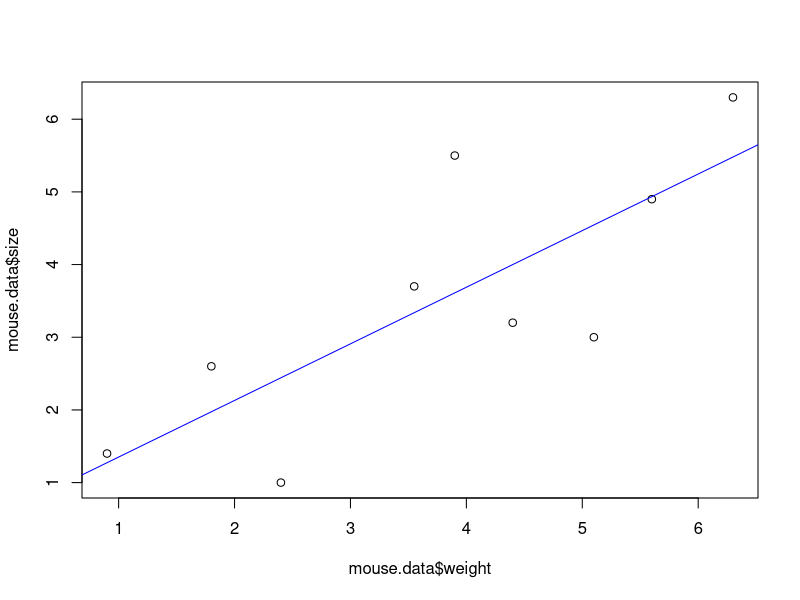

Recreate this plot in R.
mouse.data <- data.frame(
  weight = c(0.9, 1.8, 2.4, 3.55, 3.9, 4.4, 5.1, 5.6, 6.3),
  size = c(1.4, 2.6, 1.0, 3.7, 5.5, 3.2, 3.0, 4.9, 6.3))


mouse.data

plot(mouse.data$weight, mouse.data$size)


mouse.regression <- lm(size ~ weight, data=mouse.data)

summary(mouse.regression)

abline(mouse.regression, col="blue")